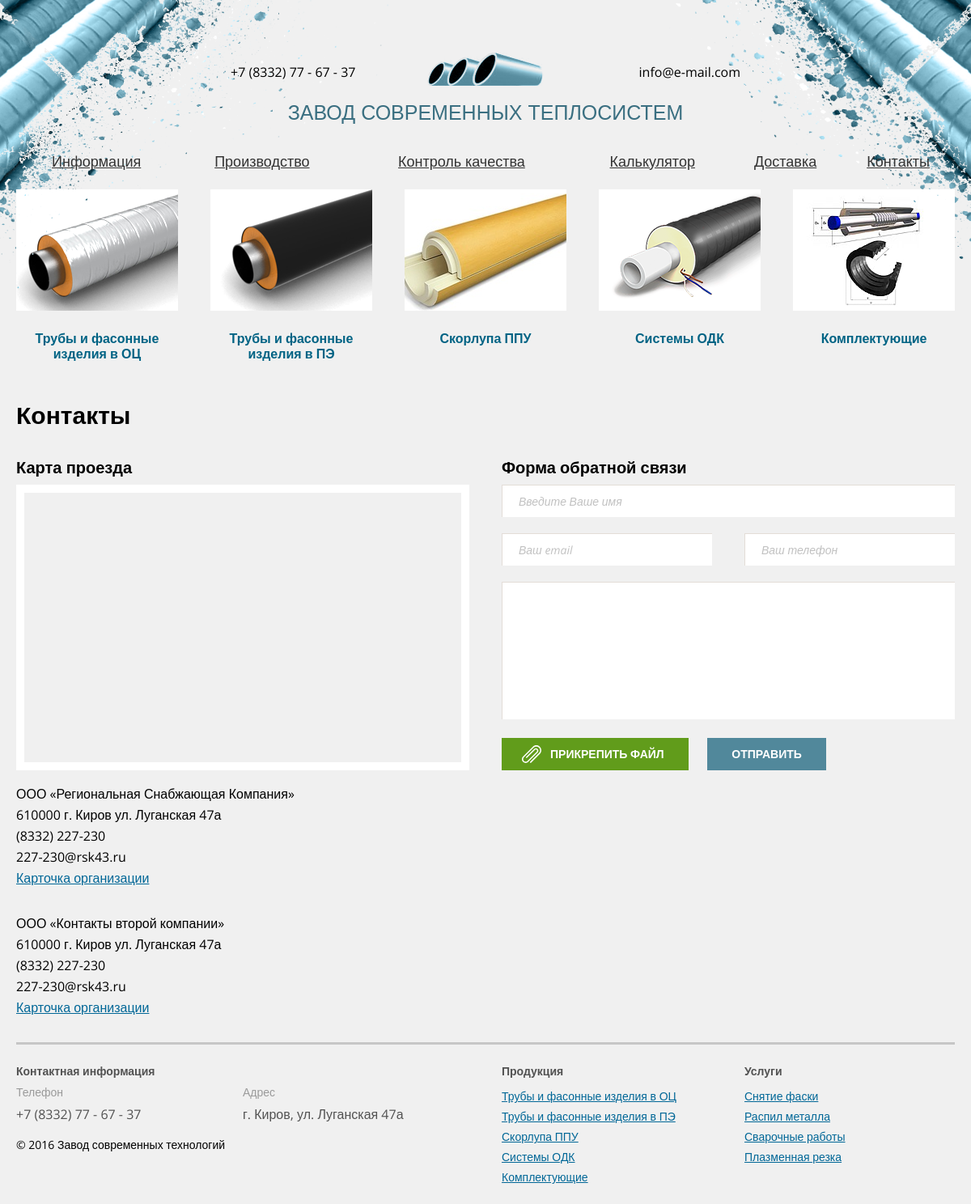
The page /feedback/ on the database its author committed.
### products/models.py (models this page shows, shortened)
class Category(models.Model):
    class Meta:
        verbose_name = 'Категория'
        verbose_name_plural = 'Категории'
        db_table = 'category'
    name = models.CharField('Название', max_length=100)
    file = models.ImageField(
        upload_to="category", verbose_name='Изображение')
    seotitle = models.CharField(max_length=120, blank=True)
    seodescription = models.TextField(max_length=200, blank=True)

### feedback/views.py (the view, shortened to what this page needs)
# urls.py: url(r'^feedback/', include('feedback.urls', namespace='feedback')),
def feedback(request):
    form = FeedbackForm(request.POST or None, request.FILES or None)
    args = {}
    args['title'] = 'Контакты'
    args['form'] = form
    return render(request, 'feedback.html', args)

### feedback/form.py
class FeedbackForm(ModelForm):
    class Meta:
        model = Feedback
        fields = ['name', 'email', 'phone', 'text', 'file']
    def __init__(self, *args, **kwargs):
        super(FeedbackForm, self).__init__(*args, **kwargs)
        self.fields['name'].widget = forms.TextInput(attrs={
            'class': 'feedback__text',
            'maxlength': "50",
            'placeholder': 'Введите Ваше имя'})
        self.fields['email'].widget = forms.TextInput(attrs={
            'class': 'feedback__text',
            'maxlength': "30",
            'placeholder': 'Ваш email'})
        self.fields['phone'].widget = forms.TextInput(attrs={
            'class': 'feedback__text',
            'maxlength': "30",
            'placeholder': 'Ваш телефон'})
        self.fields['text'].widget = forms.Textarea(attrs={
            'class': 'feedback__text',
            'maxlength': "500",
            'rows': '6'})
        self.fields['file'].required = False

### products/templatetags/products_tags.py (called while the page is built)
@register.simple_tag
def get_categories():
    categories = Category.objects.all()
    return categories

### feedback/templates/feedback.html (shortened to what this page needs)
{% extends 'main.html' %}
{% block feedback %}
    <h1>Контакты</h1>
    <div class="row">
        <div class="col-lg-5 map">
          <h2>Карта проезда</h2>
          <div class="map__wrap"><iframe src="https://www.google.com/maps/embed?pb=!1m18!1m12!1m3!1d2077.009117194974!2d49.60468601560101!3d58.629011874016285!2m3!1f0!2f0!3f0!3m2!1i1024!2i768!4f13.1!3m3!1m2!1s0x43fcf5f9dcfcb3ab%3A0xb140352efbf0f7a6!2z0YPQuy4g0JvRg9Cz0LDQvdGB0LrQsNGPLCA0My80Nywg0JrQuNGA0L7Qsiwg0JrQuNGA0L7QstGB0LrQsNGPINC-0LHQuy4sIDYxMDA0Nw!5e0!3m2!1sru!2sru!4v1473867978346" width="530" height="330" frameborder="0" style="border:0" allowfullscreen></iframe></div>
          <p>ООО «Региональная Снабжающая Компания»<br>610000 г. Киров ул. Луганская 47а<br>(8332) 227-230<br>227-230@rsk43.ru<br><a href="{% url 'companycard' %}">Карточка организации</a></p>
          <p>ООО «Контакты второй компании»<br>610000 г. Киров ул. Луганская 47а<br>(8332) 227-230<br>227-230@rsk43.ru<br><a href="{% url 'companycard' %}">Карточка организации</a></p>
        </div>
        <div class="col-lg-5 feedback">
          <h2>Форма обратной связи</h2>
          <form action="{% url 'feedback:feedback' %}" method="post" enctype="multipart/form-data">
            <div class="row">
              <div class="col-lg-10">
                {{ form.name }}
              </div>
            </div>
            <div class="row">
              <div class="col-lg-5">
                {{ form.email }}
              </div>
              <div class="col-lg-5">
                {{ form.phone }}
              </div>
            </div>
            <div class="row">
              <div class="col-lg-10">
                {{ form.text }}
              </div>
            </div>
            <div class="row">
              <div class="col-lg-10">
                <label class="btn btn_green feedback__attach" for="id_file">Прикрепить файл
                </label>
                <input class="btn btn_blue feedback__send" type="submit" value="Отправить">
              </div>
            </div>
          </form>
        </div>
    </div>
{% endblock %}

### templates/main.html (shortened to what this page needs)
{% load products_tags staticfiles %}
<!DOCTYPE html>
<html lang="en">
<head>
    <link rel="stylesheet" href="{% static "/css/normalize.css" %}">
    <link rel="stylesheet" href="{% static "/css/grid.css" %}">
    <link rel="stylesheet" href="{% static "/css/fotorama.css" %}">
    <link rel="stylesheet" href="{% static "/css/main.css" %}">
</head>
<body>
<div class="container wrap">
    <div class="row">
        <div class="col-lg-10">
          <header class="header">
            <div class="header__phone">+7 (8332) 77 - 67 - 37</div>
            <div class="header__mail">info@e-mail.com</div>
            <div class="header__logo logo">Завод современных теплосистем</div>
          </header>
        </div>
    </div>
    <div class="row">
        <div class="col-lg-10">
            <nav class="nav">
                <ul class="nav__list">
                  <li class="nav__item"><a class="nav__link" href="{% url 'info' %}">Информация</a></li>
                  <li class="nav__item"><a class="nav__link" href="{% url 'production:production' %}">Производство</a></li>
                  <li class="nav__item"><a class="nav__link" href="{% url 'control' %}">Контроль качества</a></li>
                  <li class="nav__item"><a class="nav__link" href="{% url 'calculator' %}">Калькулятор</a></li>
                  <li class="nav__item"><a class="nav__link" href="{% url 'delivery' %}">Доставка</a></li>
                  <li class="nav__item"><a class="nav__link" href="{% url 'feedback:feedback' %}">Контакты</a></li>
                </ul>
            </nav>
        </div>
    </div>
    <div class="row">
        <div class="category">
          {% get_categories as categories %}
          {% for category in categories %}
          <div class="col-lg-2 category__item"><a class="category__link" href="{% url 'products:categories' category_id=category.id %}">
              <div class="category__img-wrap">
                <div class="category__img-border"></div><img class="category__img" src="/media/{{ category.file }}">
              </div><span class="category__name">{{ category.name }}</span></a></div>
            {% endfor %}
        </div>
      </div>
{% block feedback %}{% endblock %}
    <footer class="footer">
        <div class="row">
          <div class="col-lg-5">
            <div class="contacts">
              <div class="contacts__header">Контактная информация</div>
              <div class="contacts__item"><span class="contacts__item-name">Телефон</span><span class="contacts__item-value">+7 (8332) 77 - 67 - 37</span></div>
              <div class="contacts__item"><span class="contacts__item-name">Адрес</span><span class="contacts__item-value">г. Киров, ул. Луганская 47а</span></div>
            </div>
            <div class="copyright"><span class="copyright__text">© 2016 Завод современных технологий</span></div>
          </div>
          <div class="col-lg-5">
            <div class="row">
              <div class="col-lg-5 footer-nav"><span class="footer-nav__header">Продукция</span>
                  {% get_categories as categories %}
                  {% for category in categories %}
                <ul class="footer-nav__list">
                  <li class="footer-nav__item"><a class="footer-nav__link" href="{% url 'products:categories' category_id=category.id %}">{{ category.name }}</a></li>
                </ul>
                  {% endfor %}
              </div>
              <div class="col-lg-5 footer-nav"><span class="footer-nav__header">Услуги</span>
                <ul class="footer-nav__list">
                  <li class="footer-nav__item"><a class="footer-nav__link" href="{% url 'chamfering' %}">Снятие фаски</a></li>
                  <li class="footer-nav__item"><a class="footer-nav__link" href="{% url 'metallsawing' %}">Распил металла</a></li>
                  <li class="footer-nav__item"><a class="footer-nav__link" href="{% url 'welding' %}">Сварочные работы</a></li>
                  <li class="footer-nav__item"><a class="footer-nav__link" href="{% url 'plasmacutting' %}">Плазменная резка</a></li>
                </ul>
              </div>
            </div>
          </div>
        </div>
    </footer>
</div>
</body>
</html>
</body>
</html>

### static/css/grid.css (style rules this page uses)
* { -webkit-box-sizing: border-box; -moz-box-sizing: border-box; box-sizing: border-box; }
*:before, *:after { -webkit-box-sizing: border-box; -moz-box-sizing: border-box; box-sizing: border-box; }
.container { margin-right: auto; margin-left: auto; padding-left: 20px; padding-right: 20px; }
@media (min-width: 768px) { .container { width: 760px; } }
@media (min-width: 992px) { .container { width: 980px; } }
@media (min-width: 1200px) { .container { width: 1200px; } }
.row { margin-left: -20px; margin-right: -20px; }
.col-xs-1, .col-sm-1, .col-md-1, .col-lg-1, .col-xs-2, .col-sm-2, .col-md-2, .col-lg-2, .col-xs-3, .col-sm-3, .col-md-3, .col-lg-3, .col-xs-4, .col-sm-4, .col-md-4, .col-lg-4, .col-xs-5, .col-sm-5, .col-md-5, .col-lg-5, .col-xs-6, .col-sm-6, .col-md-6, .col-lg-6, .col-xs-7, .col-sm-7, .col-md-7, .col-lg-7, .col-xs-8, .col-sm-8, .col-md-8, .col-lg-8, .col-xs-9, .col-sm-9, .col-md-9, .col-lg-9, .col-xs-10, .col-sm-10, .col-md-10, .col-lg-10 { position: relative; min-height: 1px; padding-left: 20px; padding-right: 20px; }
@media (min-width: 1200px) { .col-lg-1, .col-lg-2, .col-lg-3, .col-lg-4, .col-lg-5, .col-lg-6, .col-lg-7, .col-lg-8, .col-lg-9, .col-lg-10 { float: left; } }
@media (min-width: 1200px) { .col-lg-10 { width: 100%; } }
@media (min-width: 1200px) { .col-lg-5 { width: 50%; } }
@media (min-width: 1200px) { .col-lg-2 { width: 20%; } }
.clearfix:before, .clearfix:after, .container:before, .container:after, .container-fluid:before, .container-fluid:after, .row:before, .row:after { content: " "; display: table; }
.clearfix:after, .container:after, .container-fluid:after, .row:after { clear: both; }

### rows shown on the page
Category: file (picture), name "Трубы и фасонные изделия в ОЦ"
Category: file (picture), name "Трубы и фасонные изделия в ПЭ"
Category: file (picture), name "Скорлупа ППУ"
Category: file (picture), name "Системы ОДК"
Category: file (picture), name "Комплектующие"
